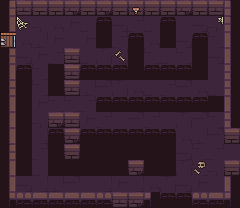

Tiled map render using the project's own tile images. Description and the whole map definition, tile-layer contents included, below:
An orthogonal 15x13 tile map with 16x16 px tiles, 2 tile layers (map, scatter) and 12 objects (2x ToggleSwitch-GREEN, 2x Gate-GREEN, PlayerStart, ExitDoor, Tomb-GoldenKey).

<map version="1.5" tiledversion="1.7.2" orientation="orthogonal" renderorder="right-down" width="15" height="13" tilewidth="16" tileheight="16" infinite="0" nextlayerid="5" nextobjectid="22">
 <editorsettings>
  <export target="../game/src/maps/pits.lua" format="lua" />
 </editorsettings>
 <tileset firstgid="1" source="tileset/dungeon-tileset.tsx" />
 <layer id="1" name="map" width="15" height="13">
  <data encoding="csv">
1,3,2,5,4,5,4,2,3,2,5,4,5,3,6,
11,19,30,27,18,20,101,9,7,20,101,19,9,30,6,
37,27,8,18,19,18,79,7,101,27,79,9,101,10,36,
21,9,18,7,3,20,29,17,79,10,20,10,79,9,16,
11,101,10,79,3,101,101,101,79,101,101,101,79,19,26,
21,79,10,79,3,8,28,29,27,20,7,28,27,20,26,
11,79,18,10,10,7,101,101,101,101,101,101,101,79,16,
11,79,30,4,3,18,7,19,28,7,19,29,28,10,26,
11,79,17,101,4,101,101,101,101,101,101,27,8,28,5,
1,79,7,79,2,79,79,79,79,79,79,9,10,7,19,
11,79,20,79,79,79,79,79,4,79,79,29,10,30,5,
11,9,17,8,28,19,17,18,17,27,29,9,18,19,16,
41,43,45,45,45,45,43,3,4,46,101,101,43,45,46
</data>
 </layer>
 <layer id="4" name="scatter" width="15" height="13">
  <data encoding="csv">
0,0,0,0,0,0,0,0,93,0,0,0,0,0,0,
0,65,0,0,0,0,0,0,0,0,0,0,0,66,0,
0,0,0,0,0,0,0,0,0,0,0,0,0,0,0,
0,0,0,0,0,0,0,69,0,0,0,0,0,0,0,
0,0,0,0,0,0,0,0,0,0,0,0,0,0,0,
0,0,0,0,0,0,0,0,0,0,0,0,0,0,0,
0,0,0,0,0,0,0,0,0,0,0,0,0,0,0,
0,0,0,0,0,0,0,0,0,0,0,0,0,0,0,
0,0,0,0,0,0,0,0,0,0,0,0,0,0,0,
0,0,0,0,0,0,0,0,0,0,0,0,0,0,0,
0,0,0,0,0,0,0,0,0,0,0,0,78,0,0,
0,0,0,0,0,0,0,0,0,0,0,0,0,0,0,
0,0,0,0,0,0,0,0,0,0,0,0,0,0,0
</data>
 </layer>
 <objectgroup id="2" name="entities">
  <object id="1" name="PlayerStart" gid="76" x="32" y="32" width="16" height="16" />
  <object id="5" name="ExitDoor" gid="37" x="224" y="144" width="16" height="16" />
  <object id="6" template="templates/Tomb.tx" name="Tomb-GoldenKey" x="176" y="112" />
  <object id="8" template="templates/Coffee.tx" x="96" y="176" />
  <object id="13" template="templates/ToggleSwitch-COLOR.tx" name="ToggleSwitch-GREEN" x="32" y="64" />
  <object id="14" name="Gate-GREEN" gid="37" x="128" y="176" width="16" height="16" />
  <object id="16" template="templates/Spikes.tx" x="64" y="32" />
  <object id="17" template="templates/ToggleSwitch-COLOR.tx" name="ToggleSwitch-GREEN" x="32" y="144" />
  <object id="18" name="Gate-GREEN" gid="37" x="64" y="96" width="16" height="16" />
  <object id="19" template="templates/Spikes.tx" x="48" y="96" />
  <object id="20" template="templates/Spikes.tx" x="64" y="16" />
 </objectgroup>
 <objectgroup id="3" name="reverb" visible="0">
  <object id="21" template="templates/reverb_zones/large_room.tx" x="16" y="16" width="208" height="176" />
 </objectgroup>
</map>
